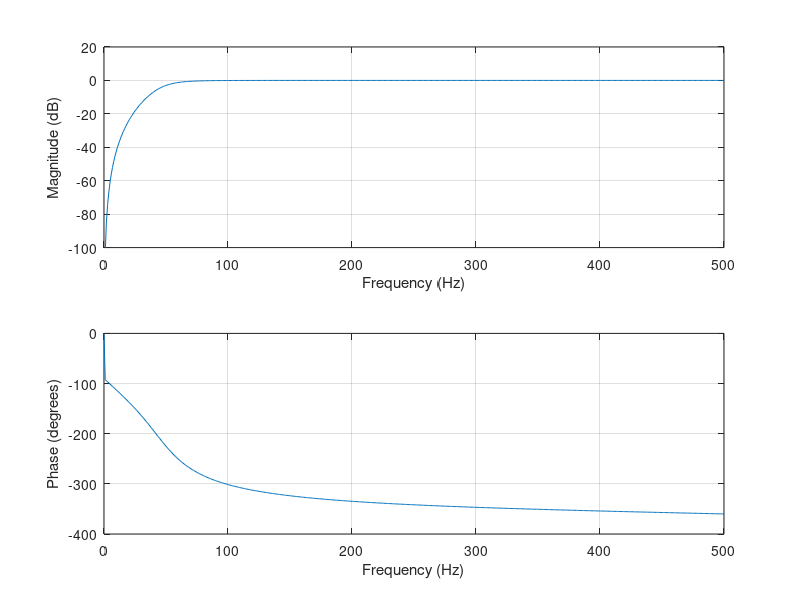

MATLAB code to generate this figure: (Note: this script raises an error after producing the figure.)
%% Set up the filter
fc = 50; % Cutoff frequency [Hz]
fs = 1000; % Sampling frequency [Hz]
HPF_order = 3; % Butterworth filter order

[b, a] = butter(HPF_order, fc/(fs/2), 'high');

figure
freqz(b, a, [], fs)

subplot(2, 1, 1)
ylim([-100, 20])

%% Apply the filter to IQ data
dim = length(size(IQ)); % Operate on the time dimension
IQ_HPF = filter(b, a, IQ, [], dim);

figure; imagesc(squeeze(max(abs(IQ_HPF(:, :, :, 1)), [], 1))')

%% Redo SVD
IQm = IQ(:, :, 40:end, :);
figure; imagesc(squeeze(max(abs(IQm(:, :, :, 2)), [], 1))')

IQm_HPF = IQ_HPF(:, :, 40:end, :);
figure; imagesc(squeeze(max(abs(IQm_HPF(:, :, :, 2)), [], 1))')

    %%%%%%%%%%%%%% IF USING THE MASK %%%%%%%%%%%%
%     IQm(coronal_mask_rep) = 0; % Apply the brain mask to the IQ: set the non-brain voxels equal to 0
    
    % Determine the optimal SV thresholds with the spatial similarity matrix
    [xp, yp, zp, nf] = size(IQm_HPF);
    PP = reshape(IQm_HPF, [xp*yp*zp, nf]);
    tic
%     [U, S, V] = svd(PP); % Already sorted in decreasing order
    [U, S, V] = svd(PP, 'econ'); % Already sorted in decreasing order
    SVs = diag(S);
%     disp('Full SVD done')
    toc

    SSM = plotSSM(U, false);
%     SSM = plotSSM(U, true);
    [~, a_opt, b_opt] = fitSSM(SSM, false); % Get the optimal singular value thresholds
%     [~, a_opt, b_opt] = fitSSM(SSM, true); % Get the optimal singular value thresholds
    

%     [PP, EVs, V_sort] = getSVs2D(IQ);
%     disp('SVs decomposed')
%     [IQf_HPF, noise] = applySVs2D(IQm_HPF, PP, SVs, V, a_opt, b_opt);
    [IQf_HPF, noise] = applySVs2D(IQm_HPF, PP, SVs, V, sv_threshold_lower, sv_threshold_upper);
%     disp('SVD filtered images put together')

%     volumeViewer(abs(IQf_HPF(:, :, :, 1)))
%     figure; imagesc(squeeze(abs(max(IQf_HPF(:, :, :, 1), [], 1)))')
    % clearvars IQ

    % Use the IQf with separated negative and positive frequency components
%     [IQf_separated, IQf_FT_separated] = separatePosNegFreqs(IQf);
    
    numg1pts = 20; % Only calculate the first N points
%     g1_n = g1T(IQf_separated{1}, numg1pts);
% %     [CBFsi_n, CBVi_n] = g1_to_CBi(g1_n, tau_ms, tau1_index_CBF, tau2_index_CBF, tau1_index_CBV); % (g1, tau, tau1_index_CBF, tau2_index_CBF, tau1_index_CBV)
%     g1_p = g1T(IQf_separated{2}, numg1pts);
%     [CBFsi_p, CBVi_p] = g1_to_CBi(g1_p, tau_ms, tau1_index_CBF, tau2_index_CBF, tau1_index_CBV); % (g1, tau, tau1_index_CBF, tau2_index_CBF, tau1_index_CBV)
% 
    g1 = g1T(IQf_HPF, numg1pts);

%     [PDI] = calcPowerDoppler(IQf_separated);
    PDI = sum(abs(IQf_HPF) .^ 2, 4) ./ size(IQf_HPF, 4);
%     [CDI] = calcColorDoppler(IQf_FT_separated, P);

%     figure; imagesc(squeeze(max(PDI, [], 1))' .^ 0.5); colormap hot
%     figure; imagesc(squeeze(max(PDI ./ noise, [], 1))' .^ 0.5); colormap hot
%     volumeViewer(PDI)

%% tl-fUS
g1_tau1_cutoff = 0.2;
% tau_difference_cutoff = 0.2;

    [g1A_mask] = createg1mask(g1, g1_tau1_cutoff, tau1_index_CBF, tau2_index_CBF);

    [CBFsi, CBVi] = g1_to_CBi(g1, tau_ms, tau1_index_CBF, tau2_index_CBF, tau1_index_CBV); % (g1, tau, tau1_index_CBF, tau2_index_CBF, tau1_index_CBV)

    CBFsi(~g1A_mask) = 0; % Remove noisy points from the CBFspeed index (in theory)

figure; imagesc(squeeze(max(CBVi(:, :, :), [], 1) .^ 0.5)'); colormap hot
figure; imagesc(squeeze(max(CBVi(:, :, :), [], 3) .^ 0.5)'); colormap hot
vcmap = colormap_ULM;
figure; imagesc(squeeze(mean(CBFsi(:, :, :), 1))'); colormap(vcmap)

%% tl-fUS
g1_tau1_cutoff = 0.2;
% tau_difference_cutoff = 0.2;

    [g1A_mask2] = createg1mask(g12, g1_tau1_cutoff, tau1_index_CBF, tau2_index_CBF);

    [CBFsi2, CBVi2] = g1_to_CBi(g12, tau_ms, tau1_index_CBF, tau2_index_CBF, tau1_index_CBV); % (g1, tau, tau1_index_CBF, tau2_index_CBF, tau1_index_CBV)

    CBFsi2(~g1A_mask2) = 0; % Remove noisy points from the CBFspeed index (in theory)

figure; imagesc(squeeze(max(CBVi2(:, :, :), [], 1) .^ 0.5)'); colormap hot
figure; imagesc(squeeze(max(CBVi2(:, :, :), [], 3) .^ 0.5)'); colormap hot
vcmap = colormap_ULM;
figure; imagesc(squeeze(mean(CBFsi2(:, :, :), 1))'); colormap(vcmap)

%% Helper functions

function [g1A_mask] = createg1mask(g1, g1_tau1_cutoff, tau1_index_CBF, tau2_index_CBF)

    g1A_T = {};
    
    g1A_T{1} = abs(g1(:, :, :, 2)) > g1_tau1_cutoff; % First treatment: tau1 is above some cutoff (make sure there is some actual blood signal there)
    g1A_T{2} = abs(g1(:, :, :, tau1_index_CBF)) > abs(g1(:, :, :, tau2_index_CBF)); % Keep the voxels where |g1(tau1)| > |g1(tau2)| (noise might have the g1 randomly increase with tau, but it should not happen with a voxel where there is a real blood signal)
    g1A_T{3} = abs(g1(:, :, :, tau1_index_CBF)) > 2 .* abs(g1(:, :, :, tau2_index_CBF)); % Keep the voxels where |g1(tau1)| > 2 * |g1(tau2)| (same as #2, but more severe)
    % g1A_T{4} = abs(g1(:, :, :, tau1_index_CBF)) - 1 .* abs(g1(:, :, :, tau2_index_CBF)) > tau_difference_cutoff; % Keep the voxels where |g1(tau1)| > 2 * |g1(tau2)| (same as #2, but more severe)
    
    g1A_mask = true(size(g1A_T{1})); % Mask of voxels to keep for the g1 treatments
    for i = 1:length(g1A_T)
        g1A_mask = and(g1A_mask, g1A_T{i});
    end

end
